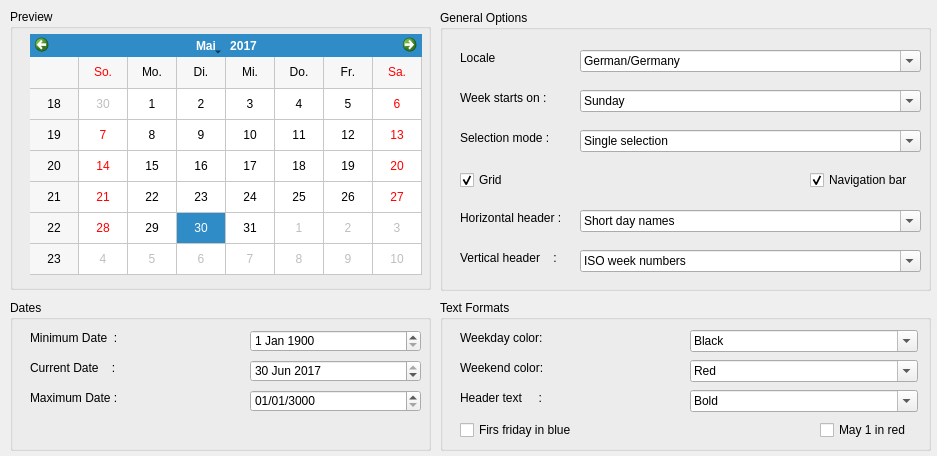
<?xml version="1.0" encoding="UTF-8"?>
<ui version="4.0">
 <class>Dialog</class>
 <widget class="QDialog" name="Dialog">
  <property name="geometry">
   <rect>
    <x>0</x>
    <y>0</y>
    <width>937</width>
    <height>456</height>
   </rect>
  </property>
  <property name="windowTitle">
   <string>Dialog</string>
  </property>
  <widget class="QGroupBox" name="groupBox">
   <property name="geometry">
    <rect>
     <x>10</x>
     <y>9</y>
     <width>421</width>
     <height>281</height>
    </rect>
   </property>
   <property name="title">
    <string>Preview</string>
   </property>
   <widget class="QCalendarWidget" name="calendarWidget">
    <property name="geometry">
     <rect>
      <x>20</x>
      <y>25</y>
      <width>392</width>
      <height>241</height>
     </rect>
    </property>
    <property name="font">
     <font>
      <weight>50</weight>
      <bold>false</bold>
      <strikeout>false</strikeout>
      <kerning>false</kerning>
     </font>
    </property>
    <property name="cursor">
     <cursorShape>ArrowCursor</cursorShape>
    </property>
    <property name="locale">
     <locale language="German" country="Germany"/>
    </property>
    <property name="selectedDate">
     <date>
      <year>2017</year>
      <month>5</month>
      <day>30</day>
     </date>
    </property>
    <property name="firstDayOfWeek">
     <enum>Qt::Sunday</enum>
    </property>
    <property name="gridVisible">
     <bool>true</bool>
    </property>
   </widget>
  </widget>
  <widget class="QGroupBox" name="groupBox_2">
   <property name="geometry">
    <rect>
     <x>10</x>
     <y>300</y>
     <width>421</width>
     <height>151</height>
    </rect>
   </property>
   <property name="title">
    <string>Dates</string>
   </property>
   <widget class="QLabel" name="label">
    <property name="geometry">
     <rect>
      <x>20</x>
      <y>30</y>
      <width>101</width>
      <height>16</height>
     </rect>
    </property>
    <property name="text">
     <string>Minimum Date  :</string>
    </property>
   </widget>
   <widget class="QLabel" name="label_2">
    <property name="geometry">
     <rect>
      <x>20</x>
      <y>60</y>
      <width>101</width>
      <height>16</height>
     </rect>
    </property>
    <property name="text">
     <string>Current Date    :</string>
    </property>
   </widget>
   <widget class="QLabel" name="label_3">
    <property name="geometry">
     <rect>
      <x>20</x>
      <y>90</y>
      <width>101</width>
      <height>16</height>
     </rect>
    </property>
    <property name="text">
     <string>Maximum Date :</string>
    </property>
   </widget>
   <widget class="QDateEdit" name="dateEdit">
    <property name="geometry">
     <rect>
      <x>240</x>
      <y>30</y>
      <width>171</width>
      <height>22</height>
     </rect>
    </property>
    <property name="dateTime">
     <datetime>
      <hour>0</hour>
      <minute>0</minute>
      <second>0</second>
      <year>1900</year>
      <month>1</month>
      <day>1</day>
     </datetime>
    </property>
   </widget>
   <widget class="QDateEdit" name="dateEdit_2">
    <property name="geometry">
     <rect>
      <x>240</x>
      <y>60</y>
      <width>171</width>
      <height>22</height>
     </rect>
    </property>
    <property name="dateTime">
     <datetime>
      <hour>0</hour>
      <minute>0</minute>
      <second>0</second>
      <year>2017</year>
      <month>6</month>
      <day>30</day>
     </datetime>
    </property>
   </widget>
   <widget class="QDateEdit" name="dateEdit_3">
    <property name="geometry">
     <rect>
      <x>240</x>
      <y>90</y>
      <width>171</width>
      <height>22</height>
     </rect>
    </property>
    <property name="dateTime">
     <datetime>
      <hour>0</hour>
      <minute>0</minute>
      <second>0</second>
      <year>3000</year>
      <month>1</month>
      <day>1</day>
     </datetime>
    </property>
    <property name="displayFormat">
     <string>dd/MM/yyyy</string>
    </property>
   </widget>
  </widget>
  <widget class="QGroupBox" name="groupBox_3">
   <property name="geometry">
    <rect>
     <x>440</x>
     <y>10</y>
     <width>491</width>
     <height>281</height>
    </rect>
   </property>
   <property name="title">
    <string>General Options</string>
   </property>
   <widget class="QLabel" name="label_4">
    <property name="geometry">
     <rect>
      <x>20</x>
      <y>40</y>
      <width>55</width>
      <height>16</height>
     </rect>
    </property>
    <property name="text">
     <string>Locale</string>
    </property>
   </widget>
   <widget class="QLabel" name="label_5">
    <property name="geometry">
     <rect>
      <x>20</x>
      <y>80</y>
      <width>101</width>
      <height>16</height>
     </rect>
    </property>
    <property name="text">
     <string>Week starts on :</string>
    </property>
   </widget>
   <widget class="QLabel" name="label_6">
    <property name="geometry">
     <rect>
      <x>20</x>
      <y>120</y>
      <width>101</width>
      <height>16</height>
     </rect>
    </property>
    <property name="text">
     <string>Selection mode :</string>
    </property>
   </widget>
   <widget class="QFontComboBox" name="fontComboBox">
    <property name="geometry">
     <rect>
      <x>140</x>
      <y>40</y>
      <width>341</width>
      <height>22</height>
     </rect>
    </property>
    <property name="mouseTracking">
     <bool>false</bool>
    </property>
    <property name="acceptDrops">
     <bool>false</bool>
    </property>
    <property name="currentText">
     <string>German/Germany</string>
    </property>
   </widget>
   <widget class="QFontComboBox" name="fontComboBox_2">
    <property name="geometry">
     <rect>
      <x>140</x>
      <y>80</y>
      <width>341</width>
      <height>22</height>
     </rect>
    </property>
    <property name="mouseTracking">
     <bool>false</bool>
    </property>
    <property name="acceptDrops">
     <bool>false</bool>
    </property>
    <property name="currentText">
     <string>Sunday</string>
    </property>
   </widget>
   <widget class="QFontComboBox" name="fontComboBox_3">
    <property name="geometry">
     <rect>
      <x>140</x>
      <y>120</y>
      <width>341</width>
      <height>22</height>
     </rect>
    </property>
    <property name="mouseTracking">
     <bool>false</bool>
    </property>
    <property name="acceptDrops">
     <bool>false</bool>
    </property>
    <property name="currentText">
     <string>Single selection</string>
    </property>
   </widget>
   <widget class="QCheckBox" name="checkBox">
    <property name="enabled">
     <bool>true</bool>
    </property>
    <property name="geometry">
     <rect>
      <x>20</x>
      <y>160</y>
      <width>81</width>
      <height>20</height>
     </rect>
    </property>
    <property name="text">
     <string>Grid</string>
    </property>
    <property name="checkable">
     <bool>true</bool>
    </property>
    <property name="checked">
     <bool>true</bool>
    </property>
   </widget>
   <widget class="QCheckBox" name="checkBox_2">
    <property name="enabled">
     <bool>true</bool>
    </property>
    <property name="geometry">
     <rect>
      <x>370</x>
      <y>160</y>
      <width>111</width>
      <height>20</height>
     </rect>
    </property>
    <property name="text">
     <string>Navigation bar</string>
    </property>
    <property name="checkable">
     <bool>true</bool>
    </property>
    <property name="checked">
     <bool>true</bool>
    </property>
   </widget>
   <widget class="QLabel" name="label_7">
    <property name="geometry">
     <rect>
      <x>20</x>
      <y>200</y>
      <width>121</width>
      <height>16</height>
     </rect>
    </property>
    <property name="text">
     <string>Horizontal header :</string>
    </property>
   </widget>
   <widget class="QLabel" name="label_8">
    <property name="geometry">
     <rect>
      <x>20</x>
      <y>240</y>
      <width>111</width>
      <height>16</height>
     </rect>
    </property>
    <property name="text">
     <string>Vertical header    :</string>
    </property>
   </widget>
   <widget class="QFontComboBox" name="fontComboBox_4">
    <property name="geometry">
     <rect>
      <x>140</x>
      <y>240</y>
      <width>341</width>
      <height>22</height>
     </rect>
    </property>
    <property name="mouseTracking">
     <bool>false</bool>
    </property>
    <property name="acceptDrops">
     <bool>false</bool>
    </property>
    <property name="currentText">
     <string>ISO week numbers</string>
    </property>
   </widget>
   <widget class="QFontComboBox" name="fontComboBox_5">
    <property name="geometry">
     <rect>
      <x>140</x>
      <y>200</y>
      <width>341</width>
      <height>22</height>
     </rect>
    </property>
    <property name="mouseTracking">
     <bool>false</bool>
    </property>
    <property name="acceptDrops">
     <bool>false</bool>
    </property>
    <property name="currentText">
     <string>Short day names</string>
    </property>
   </widget>
  </widget>
  <widget class="QGroupBox" name="groupBox_4">
   <property name="geometry">
    <rect>
     <x>440</x>
     <y>300</y>
     <width>491</width>
     <height>151</height>
    </rect>
   </property>
   <property name="title">
    <string>Text Formats</string>
   </property>
   <widget class="QLabel" name="label_9">
    <property name="geometry">
     <rect>
      <x>20</x>
      <y>30</y>
      <width>91</width>
      <height>16</height>
     </rect>
    </property>
    <property name="text">
     <string>Weekday color:</string>
    </property>
   </widget>
   <widget class="QLabel" name="label_10">
    <property name="geometry">
     <rect>
      <x>20</x>
      <y>60</y>
      <width>91</width>
      <height>16</height>
     </rect>
    </property>
    <property name="text">
     <string>Weekend color:</string>
    </property>
   </widget>
   <widget class="QLabel" name="label_11">
    <property name="geometry">
     <rect>
      <x>20</x>
      <y>90</y>
      <width>91</width>
      <height>16</height>
     </rect>
    </property>
    <property name="text">
     <string>Header text     :</string>
    </property>
   </widget>
   <widget class="QFontComboBox" name="fontComboBox_6">
    <property name="geometry">
     <rect>
      <x>250</x>
      <y>30</y>
      <width>228</width>
      <height>22</height>
     </rect>
    </property>
    <property name="currentText">
     <string>Black</string>
    </property>
   </widget>
   <widget class="QFontComboBox" name="fontComboBox_7">
    <property name="geometry">
     <rect>
      <x>250</x>
      <y>60</y>
      <width>228</width>
      <height>22</height>
     </rect>
    </property>
    <property name="currentText">
     <string>Red</string>
    </property>
   </widget>
   <widget class="QFontComboBox" name="fontComboBox_8">
    <property name="geometry">
     <rect>
      <x>250</x>
      <y>90</y>
      <width>228</width>
      <height>22</height>
     </rect>
    </property>
    <property name="currentText">
     <string>Bold</string>
    </property>
   </widget>
   <widget class="QCheckBox" name="checkBox_3">
    <property name="geometry">
     <rect>
      <x>20</x>
      <y>120</y>
      <width>151</width>
      <height>20</height>
     </rect>
    </property>
    <property name="text">
     <string>Firs friday in blue</string>
    </property>
   </widget>
   <widget class="QCheckBox" name="checkBox_4">
    <property name="geometry">
     <rect>
      <x>380</x>
      <y>120</y>
      <width>101</width>
      <height>20</height>
     </rect>
    </property>
    <property name="text">
     <string>May 1 in red</string>
    </property>
   </widget>
  </widget>
 </widget>
 <resources/>
 <connections/>
</ui>
